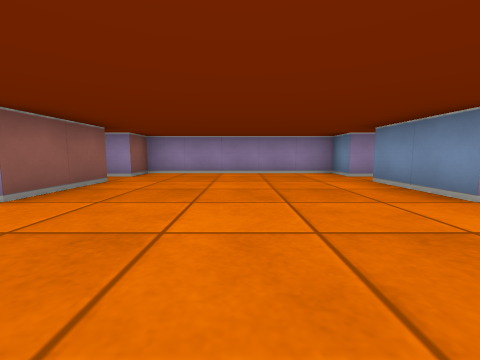
View 1 (above)

24 first-person views from a walk through a cub3D maze. The camera is about half as high as the walls, tilts 6° down and sees 90° across. The floor is counted in squares. Each view is taken from the middle of a square. On the plan, view 1 faces up. The plan holds only what a view shows up to about 9 squares ahead; the rest is blank. The place goes on beyond the plan.

View 2
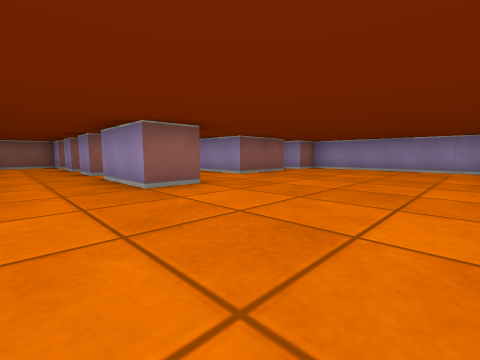

View 3
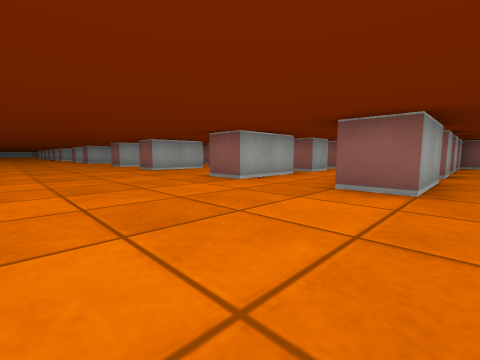

View 4
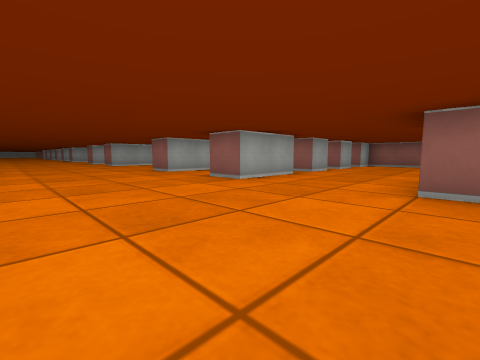

View 5
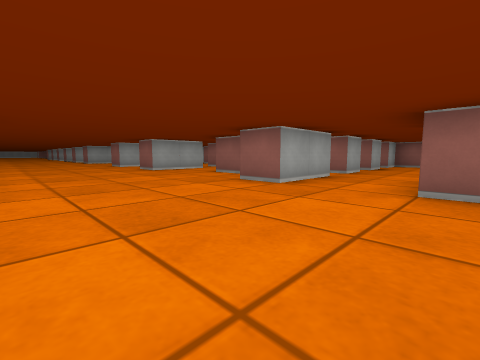

View 6
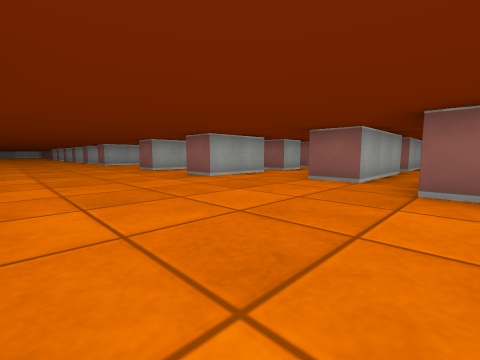

View 7
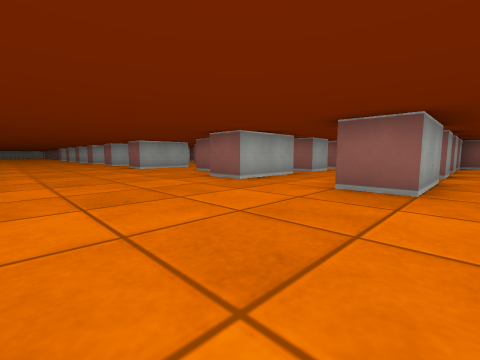

View 8
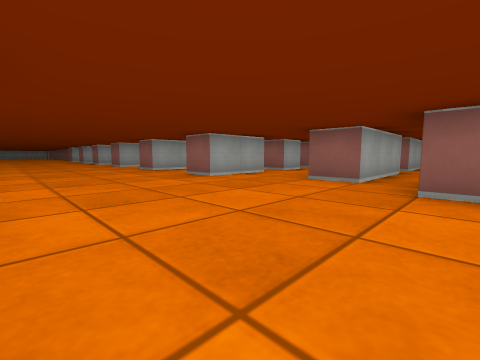

View 9
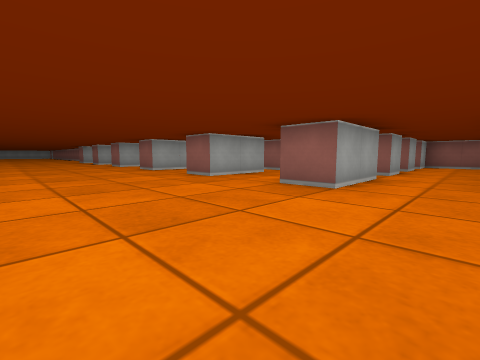

View 10
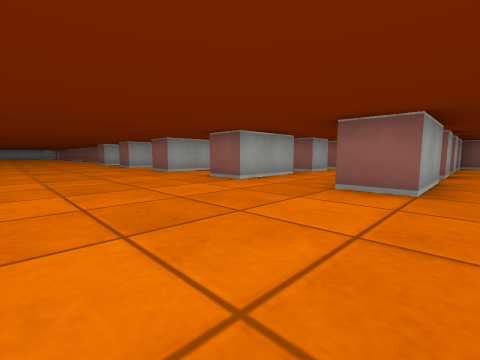

View 11
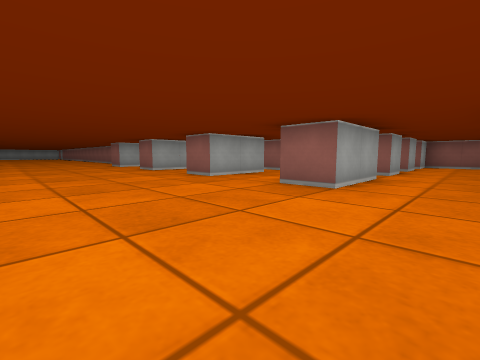

View 12
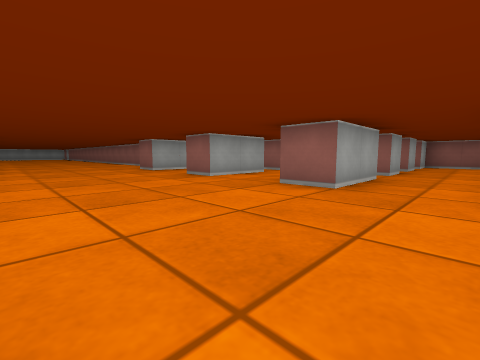

View 13
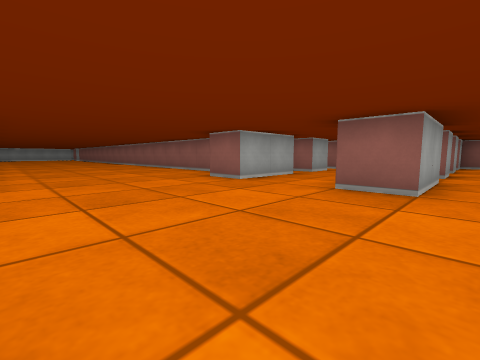

View 14
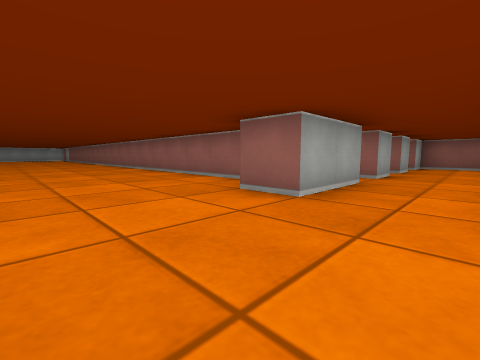

View 15
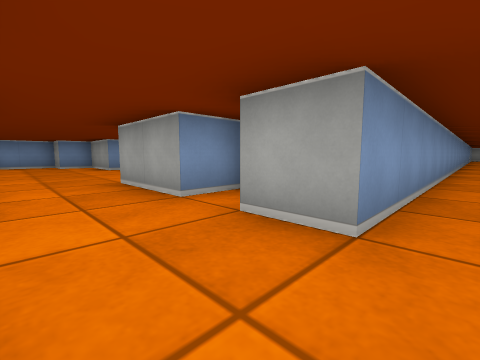

View 16
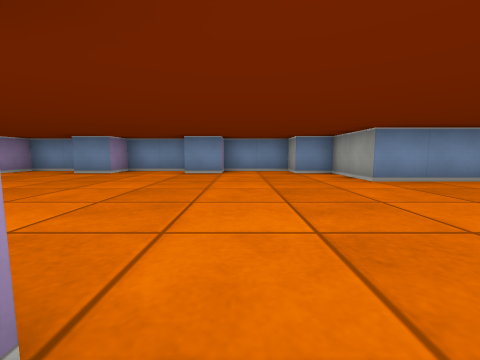

View 17
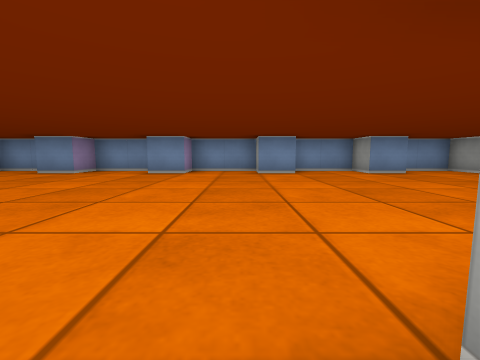

View 18
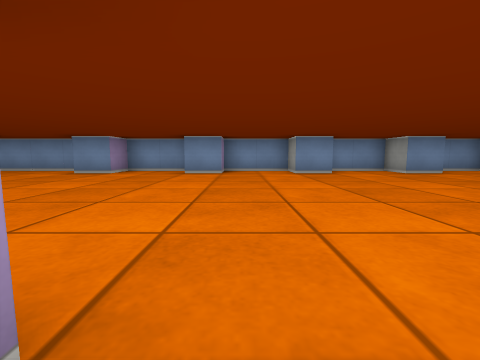

View 19
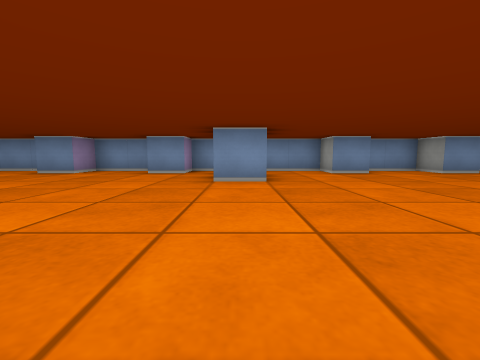

View 20
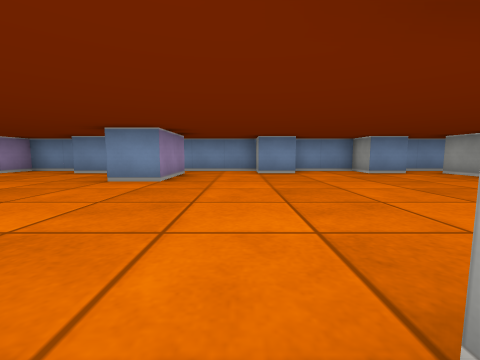

View 21
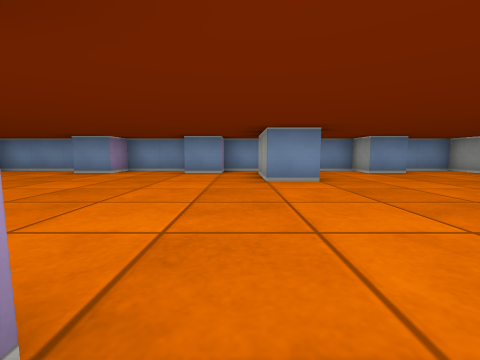

View 22
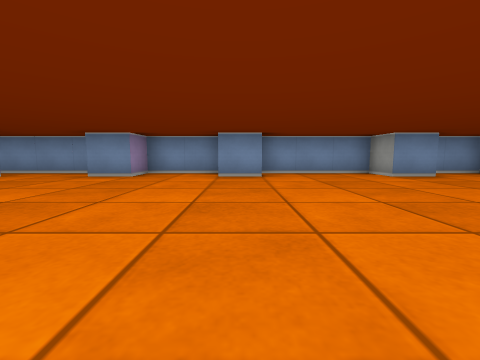

View 23
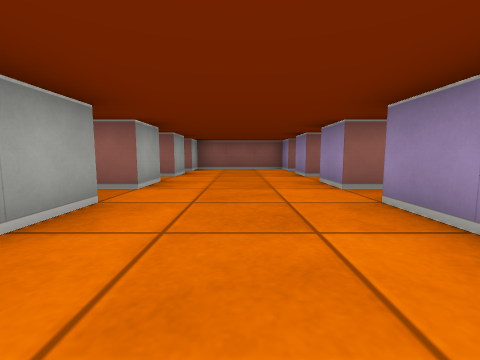

View 24
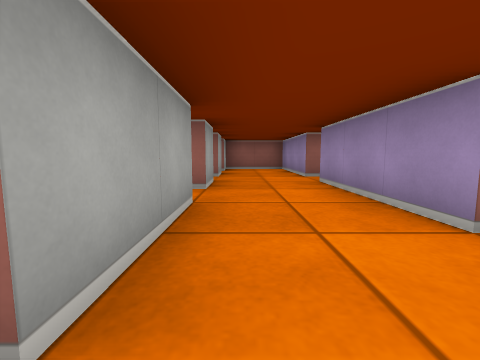

### Floor plan
Key: @ floor where view 1 was taken; # wall or solid block; . floor.
Columns run from 10 left of view 1 to 6 right of it. Each row starts with its distance up from view 1.
  7        #######
  6        #.....#
  5        .......
  4        #.....#  #
  3 ####.###.....# .#
  2 #...............#
  1 #...............#
  0 ##.#.#.##.@....##
 -1 #...............#
 -2 #...............#
 -3 ##.#.#.##......##
 -4 #...............#
 -5 #...............#
 -6 #...............#
 -7 ## #.#.##......##
 -8    .............#
 -9    .............#
-10    #.#.##......##
-11     ............#
-12  ### ###.....##.#
-13       ..........#
-14 #...............#
-15 ## # #.##......##
-16        .........#
-17      ...........#
-18      #.##......##
-19     ............#
-20 ####.###.....##.#
-21 #...............#
-22 #...............#
-23 ## # #.##......##
-24         ........#
-25 #...............#
-26 ##.#.#.##......##
-27 #...............#
-28 #...............#
-29 ##.#.#.##......##
-30 #...............#
-31 #...............#
-32 ## # #.##......##
-33         ........#
-34 #...............#
-35 ##.#.#.##......##
-36 #...............#
-37 #...............#
-38 ## #.#.##......##
-39     .###.....###
-40     .###.....#
-41     .###.....#
-42     .###.....
-43     .###.....
-44     .###.....
-45     .###.....
-46     .#  .....
-47     .#   ...
-48     .#    ..

Where each view was taken, in squares from view 1:
view 1: 0 up, 0 right, facing up
view 2: 2 down, 2 right, facing up-left
view 3: 1 up, 2 right, facing down-left
view 4: 3 down, 2 right, facing down-left
view 5: 7 down, 2 right, facing down-left
view 6: 10 down, 2 right, facing down-left
view 7: 14 down, 2 right, facing down-left
view 8: 18 down, 2 right, facing down-left
view 9: 21 down, 2 right, facing down-left
view 10: 25 down, 2 right, facing down-left
view 11: 27 down, 2 right, facing down-left
view 12: 30 down, 2 right, facing down-left
view 13: 34 down, 2 right, facing down-left
view 14: 36 down, 1 right, facing down-left
view 15: 36 down, 6 left, facing down-right
view 16: 36 down, 2 left, facing right
view 17: 31 down, 2 left, facing right
view 18: 27 down, 2 left, facing right
view 19: 20 down, 2 left, facing right
view 20: 14 down, 2 left, facing right
view 21: 11 down, 2 left, facing right
view 22: 3 down, 1 left, facing right
view 23: 5 down, 1 left, facing left
view 24: 1 up, 1 left, facing left
